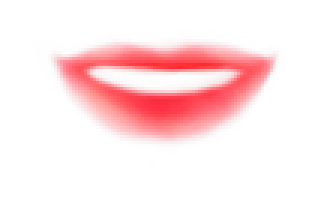
#> input picture gl/mouth.png, 105 x 67 px, found by its file name (shown 3 times larger)
$ python overlay_on_mouth_image.py
#> lines starting #> are read from the running program, lines starting #| are printed output that depends on the picture
import matplotlib.pyplot as plt
import matplotlib.image as mpimg
import numpy as np

try:
    # Try to load the actual mouth.png image
    img = mpimg.imread('/Users/visla/Downloads/forMediapipe/res/img/mouth.png')
#> img is the input picture: shape (67, 105, 4) float32; mean R, G, B, A 0.998, 0.894, 0.899, 1
    # print the alpha channel nomalized to 0~1 of this image
    if img.shape[2] == 4:  # Check if the image has an alpha channel
        alpha_channel = img[:, :, 3]  # Normalize alpha channel to 0-1
#> alpha_channel: shape (67, 105) float32; every value is 1
        red_channel = img[:, :, 0]  # Normalize red channel to 0-1
        green_channel = img[:, :, 1]  # Normalize green channel to 0-1
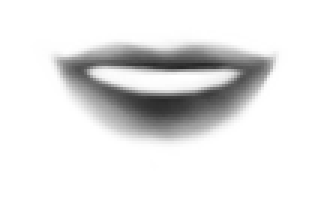
#> green_channel: shape (67, 105) float32 (shown 3 times larger); min 0.157, max 1, mean 0.894
        blue_channel = img[:, :, 2]  # Normalize blue channel to 0-1
        print("Alpha channel (normalized):", alpha_channel)
#> (printed output is left out)
        print("Red channel (normalized):", red_channel)
#> (printed output is left out)
        print("Green channel (normalized):", green_channel)
#> (printed output is left out)
        print("Blue channel (normalized):", blue_channel)
#> (printed output is left out)

    # Create figure and axis
    fig, ax = plt.subplots(figsize=(10, 8), facecolor='blue')

    # Display the image
    ax.imshow(img, extent=[0, 1, 1, 0])  # extent to normalize coordinates

    coordinates_values = [
      0.302451, 0.384169, 0.302986, 0.409377, 0.304336, 0.434977, 0.306984,
      0.460683, 0.311010, 0.486447, 0.316537, 0.511947, 0.323069, 0.536942,
      0.331312, 0.561627, 0.342011, 0.585088, 0.355477, 0.607217, 0.371142,
      0.627774, 0.388459, 0.646991, 0.407041, 0.665229, 0.426325, 0.682694,
      0.447468, 0.697492, 0.471782, 0.707060, 0.500000, 0.709867, 0.528218,
      0.707060, 0.552532, 0.697492, 0.573675, 0.682694, 0.592959, 0.665229,
      0.611541, 0.646991, 0.628858, 0.627774, 0.644523, 0.607217, 0.657989,
      0.585088, 0.668688, 0.561627, 0.676931, 0.536942, 0.683463, 0.511947,
      0.688990, 0.486447, 0.693016, 0.460683, 0.695664, 0.434977, 0.697014,
      0.409377, 0.697549, 0.384169, 0.331655, 0.354725, 0.354609, 0.331785,
      0.387080, 0.325436, 0.420446, 0.330125, 0.452685, 0.339996, 0.547315,
      0.339996, 0.579554, 0.330125, 0.612920, 0.325436, 0.645391, 0.331785,
      0.668345, 0.354725, 0.500000, 0.405156, 0.500000, 0.442322, 0.500000,
      0.480116, 0.500000, 0.517378, 0.457729, 0.542442, 0.476911, 0.546376,
      0.500000, 0.550557, 0.523089, 0.546376, 0.542271, 0.542442, 0.366597,
      0.404028, 0.385132, 0.392425, 0.428177, 0.397495, 0.442446, 0.414082,
      0.422818, 0.419177, 0.382917, 0.415929, 0.557554, 0.414082, 0.571823,
      0.397495, 0.614868, 0.392425, 0.633403, 0.404028, 0.617083, 0.415929,
      0.577182, 0.419177, 0.360880, 0.349748, 0.391440, 0.348304, 0.421788,
      0.352051, 0.451601, 0.358026, 0.548399, 0.358026, 0.578212, 0.352051,
      0.608560, 0.348304, 0.639120, 0.349748, 0.407165, 0.390906, 0.402591,
      0.420584, 0.406113, 0.405280, 0.592835, 0.390906, 0.597409, 0.420584,
      0.593887, 0.405280, 0.471223, 0.409619, 0.528777, 0.409619, 0.455607,
      0.495169, 0.544393, 0.495169, 0.441855, 0.523363, 0.558145, 0.523363,
      0.426186, 0.593516, 0.453348, 0.586128, 0.481258, 0.582594, 0.500000,
      0.584476, 0.518742, 0.582594, 0.546652, 0.586128, 0.573814, 0.593516,
      0.556544, 0.620391, 0.531320, 0.639672, 0.500000, 0.644911, 0.468680,
      0.639672, 0.443456, 0.620391, 0.433718, 0.595595, 0.466898, 0.597025,
      0.500000, 0.599883, 0.533102, 0.597025, 0.566282, 0.595595, 0.534634,
      0.610720, 0.500000, 0.616173, 0.465366, 0.610720, 0.406113, 0.405280,
      0.593887, 0.405280, 0.500000, 0.608028, 0.389259, 0.336870, 0.610740,
      0.336870, 0.386071, 0.503558, 0.613928, 0.503558]

    # Updated coordinate points from your data
    # First group: 84, 85, 86, 87, 88, 89, 90, 96, 97, 98, 99, 100
    upper_lip_points = {
        84: (0.426186, 0.593516),  # Index 168, 169
        85: (0.453348, 0.586128),  # Index 170, 171
        86: (0.481258, 0.582594),  # Index 172, 173
        87: (0.500000, 0.584476),  # Index 174, 175
        88: (0.518742, 0.582594),  # Index 176, 177
        89: (0.546652, 0.586128),  # Index 178, 179
        90: (0.573814, 0.593516),  # Index 180, 181
        96: (0.443456, 0.620391),  # Index 192, 193
        97: (0.433718, 0.595595),  # Index 194, 195
        98: (0.466898, 0.597025),  # Index 196, 197
        99: (0.500000, 0.599883),  # Index 198, 199
        100: (0.533102, 0.597025), # Index 200, 201
    }

    # Second group: 90, 91, 92, 93, 94, 95, 96, 100, 101, 102, 103, 84
    lower_lip_points = {
        90: (0.573814, 0.593516),  # Index 180, 181
        91: (0.556544, 0.620391),  # Index 182, 183
        92: (0.531320, 0.639672),  # Index 184, 185
        93: (0.500000, 0.644911),  # Index 186, 187
        94: (0.468680, 0.639672),  # Index 188, 189
        95: (0.443456, 0.620391),  # Index 190, 191
        96: (0.443456, 0.620391),  # Index 192, 193 (duplicate)
        100: (0.533102, 0.597025), # Index 200, 201
        101: (0.566282, 0.595595), # Index 202, 203
        102: (0.534634, 0.610720), # Index 204, 205
        103: (0.500000, 0.616173), # Index 206, 207
        84: (0.426186, 0.593516),  # Index 168, 169 (duplicate)
    }

    upper_lip_coordinates_idx = [84, 85, 96, 96, 85, 97, 97, 85, 86, 86, 97, 98, 86, 98, 87, 87, 98, 88,
      88, 98, 99, 88, 99, 89, 89, 99, 100, 89, 100, 90,]
    lower_lip_coordinates_idx = [90, 100, 91, 100, 91, 101, 101, 91, 92, 101, 92, 102, 102, 92, 93, 102,
      93, 94, 102, 94, 103, 103, 94, 95, 103, 95, 96, 96, 95, 84]

    all_face_coord_idx = [33, 34, 64, 64, 34, 65, 65, 34, 107, 107, 34, 35, 35, 36, 107, 107, 36,
      66, 66, 107, 65, 66, 36, 67, 67, 36, 37, 37, 67, 43,
      43, 38, 68, 68, 38, 39, 39, 68, 69, 39, 40, 108, 39, 108, 69, 69, 108, 70,
      70, 108, 41, 41, 108, 40, 41, 70, 71, 71, 41, 42,
      0, 33, 52, 33, 52, 64, 52, 64, 53, 64, 53, 65, 65, 53, 72, 65, 72, 66, 66,
      72, 54, 66, 54, 67, 54, 67, 55, 67, 55, 78, 67, 78, 43, 52, 53, 57, 53,
      72, 74, 53, 74, 57, 74, 57, 73, 72, 54, 104, 72, 104, 74, 74, 104, 73, 73,
      104, 56, 104, 56, 54, 54, 56, 55,
      68, 43, 79, 68, 79, 58, 68, 58, 59, 68, 59, 69, 69, 59, 75, 69, 75, 70,
      70, 75, 60, 70, 60, 71, 71, 60, 61, 71, 61, 42, 42, 61, 32, 61, 60, 62,
      60, 75, 77, 60, 77, 62, 77, 62, 76, 75, 77, 105, 77, 105, 76, 105, 76, 63,
      105, 63, 59, 105, 59, 75, 59, 63, 58,
      0, 52, 1, 1, 52, 2, 2, 52, 57, 2, 57, 3, 3, 57, 4, 4, 57, 109, 57, 109,
      74, 74, 109, 56, 56, 109, 80, 80, 109, 82, 82, 109, 7, 7, 109, 6, 6, 109,
      5, 5, 109, 4, 56, 80, 55, 55, 80, 78,
      32, 61, 31, 31, 61, 30, 30, 61, 62, 30, 62, 29, 29, 62, 28, 28, 62, 110,
      62, 110, 76, 76, 110, 63, 63, 110, 81, 81, 110, 83, 83, 110, 25, 25, 110,
      26, 26, 110, 27, 27, 110, 28, 63, 81, 58, 58, 81, 79,
      78, 43, 44, 43, 44, 79, 78, 44, 80, 79, 81, 44, 80, 44, 45, 44, 81, 45,
      80, 45, 46, 45, 81, 46, 80, 46, 82, 81, 46, 83, 82, 46, 47, 47, 46, 48,
      48, 46, 49, 49, 46, 50, 50, 46, 51, 51, 46, 83,
      7, 82, 84, 82, 84, 47, 84, 47, 85, 85, 47, 48, 48, 85, 86, 86, 48, 49, 49,
      86, 87, 49, 87, 88, 88, 49, 50, 88, 50, 89, 89, 50, 51, 89, 51, 90, 51,
      90, 83, 83, 90, 25,
      84, 85, 96, 96, 85, 97, 97, 85, 86, 86, 97, 98, 86, 98, 87, 87, 98, 88,
      88, 98, 99, 88, 99, 89, 89, 99, 100, 89, 100, 90,
      90, 100, 91, 100, 91, 101, 101, 91, 92, 101, 92, 102, 102, 92, 93, 102,
      93, 94, 102, 94, 103, 103, 94, 95, 103, 95, 96, 96, 95, 84,
      96, 97, 103, 97, 103, 106, 97, 106, 98, 106, 103, 102, 106, 102, 101, 106,
      101, 99, 106, 98, 99, 99, 101, 100,
      7, 84, 8, 8, 84, 9, 9, 84, 10, 10, 84, 95, 10, 95, 11, 11, 95, 12, 12, 95,
      94, 12, 94, 13, 13, 94, 14, 14, 94, 93, 14, 93, 15, 15, 93, 16, 16, 93,
      17, 17, 93, 18, 18, 93, 92, 18, 92, 19, 19, 92, 20, 20, 92, 91, 20, 91,
      21, 21, 91, 22, 22, 91, 90, 22, 90, 23, 23, 90, 24, 24, 90, 25]


    # [10 lines of commented-out code are left out]
    if False:
      for idx in upper_lip_coordinates_idx:
          x, y = (coordinates_values[2*idx]* 1280 - 502.5)/262.5, (coordinates_values[2*idx+1] * 1280 - 710)/167.5
          print(f'{idx}:{x},{y}')
          ax.plot(x, y , 'ro', markersize=4, markeredgecolor='green', markeredgewidth=1)
          ax.annotate(f'{idx}', (x, y), xytext=(2, 2), textcoords='offset points',
                    fontsize=8, color='blue', weight='bold')
    if True:
      for idx in lower_lip_coordinates_idx:
          x, y = (coordinates_values[2*idx]* 1280 - 502.5)/262.5, (coordinates_values[2*idx+1] * 1280 - 710)/167.5
          print(f'{idx}:{x},{y}')
          ax.plot(x, y , 'ro', markersize=4, markeredgecolor='green', markeredgewidth=1)
          ax.annotate(f'{idx}', (x, y), xytext=(2, 2), textcoords='offset points',
                    fontsize=8, color='blue', weight='bold')

    # [8 lines of commented-out code are left out]

    ax.set_xlim(0, 1)
    ax.set_ylim(1, 0)  # Flip Y to match image coordinates
    ax.set_title('Lip Key Points Overlaid on mouth.png')

    plt.tight_layout()
    plt.savefig('mouth_with_keypoints.png', dpi=300, bbox_inches='tight')
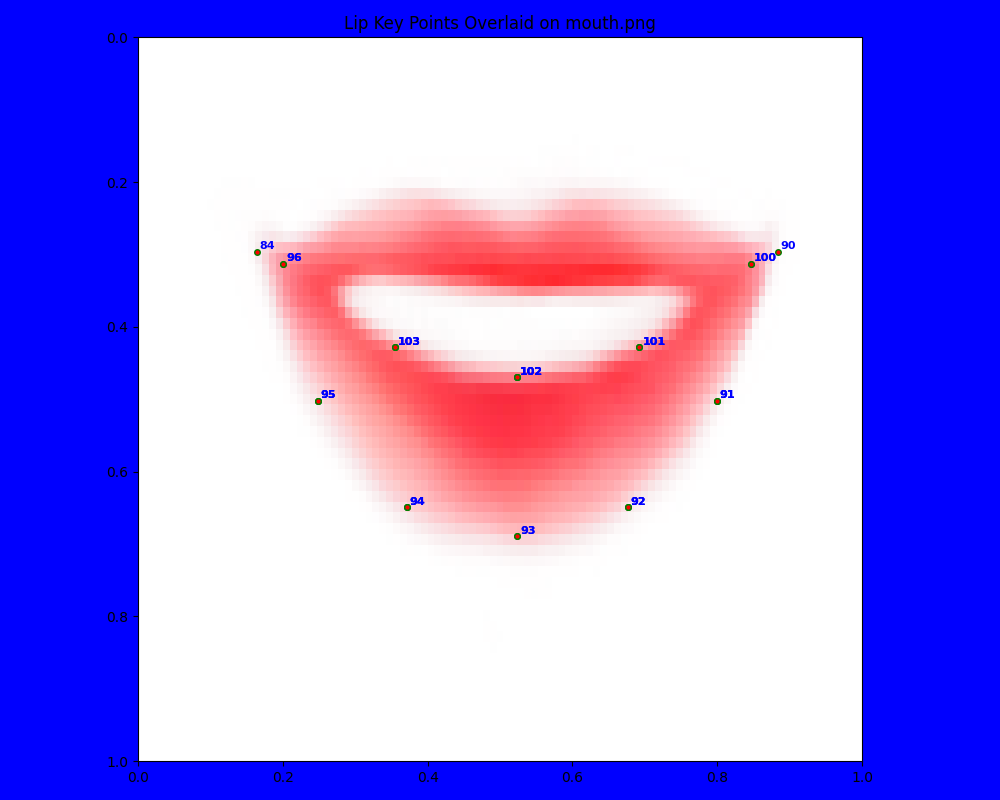
#> figure drawn by matplotlib, 1 panel
    plt.show()

except FileNotFoundError:
    print("mouth.png not found. Running coordinate visualization instead...")
    # Run the previous visualization script
    exec(open('visualize_lip_points.py').read())

$ run again, with gl/blusher.png copied over gl/mouth.png
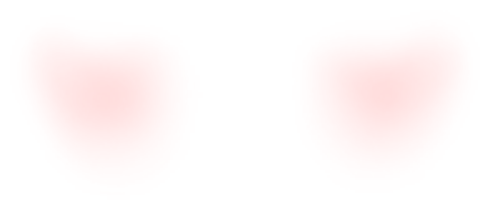
#> input picture gl/blusher.png, 489 x 209 px, found by its file name
#> img is the input picture: shape (209, 489, 4) float32; mean R, G, B, A 1, 0.978, 0.978, 1
#> alpha_channel: shape (209, 489) float32; every value is 1
#> `green_channel = img[:, :, 1]`:
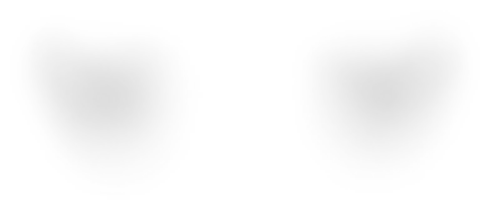
#> green_channel: shape (209, 489) float32; min 0.867, max 1, mean 0.978
#> (printed output is left out)
#> (printed output is left out)
#> (printed output is left out)
#> (printed output is left out)
#> `plt.savefig('mouth_with_keypoints.png', dpi=300, bbox_inches='tight')`:
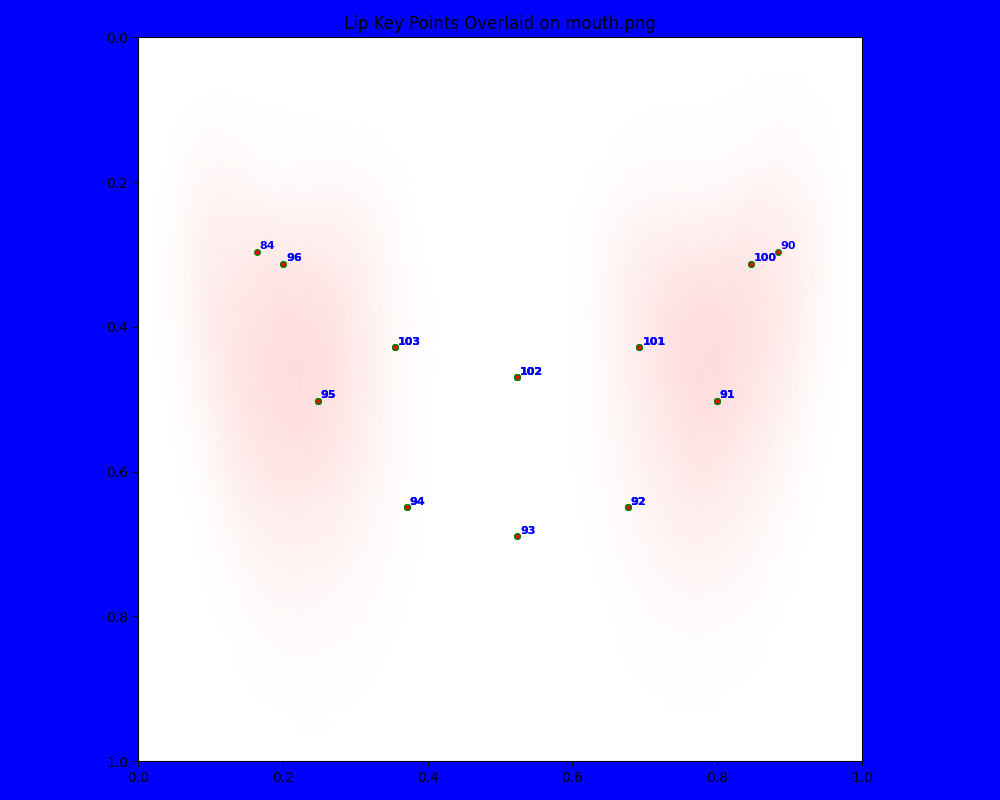
#> figure drawn by matplotlib, 1 panel

$ run again, with gl/standard_face copy.png copied over gl/mouth.png
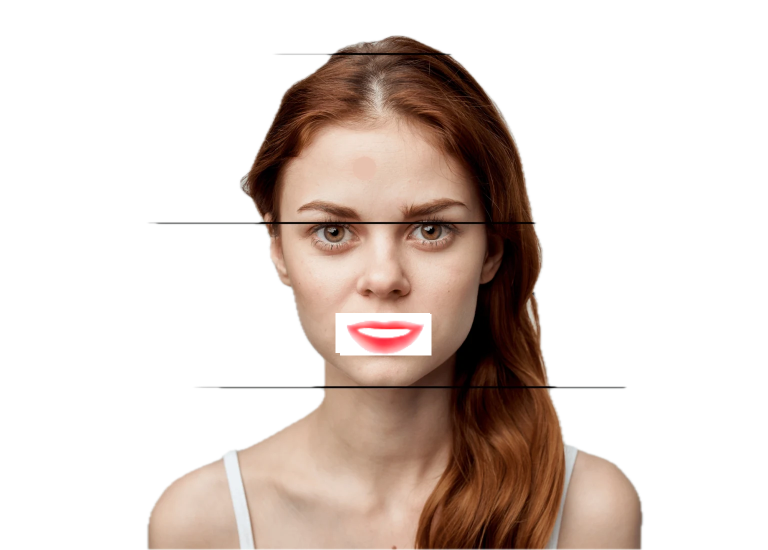
#> input picture gl/standard_face copy.png, 1536 x 1100 px, found by its file name (shown at 1/2 size)
#> img is the input picture: shape (1100, 1536, 4) float32; mean R, G, B, A 0.207, 0.16, 0.136, 0.334
#> `blue_channel = img[:, :, 2]`:
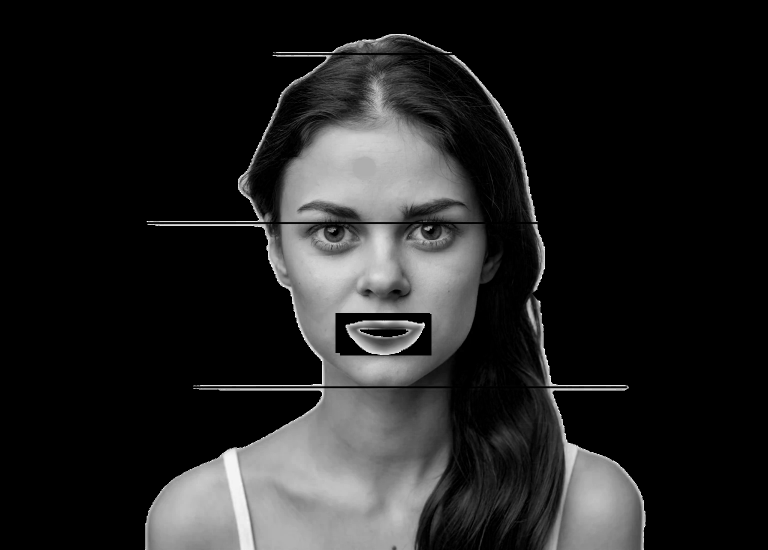
#> blue_channel: shape (1100, 1536) float32 (shown at 1/2 size); min 0, max 1, mean 0.136
#> (printed output is left out)
#> (printed output is left out)
#> (printed output is left out)
#> (printed output is left out)
#> `plt.savefig('mouth_with_keypoints.png', dpi=300, bbox_inches='tight')`:
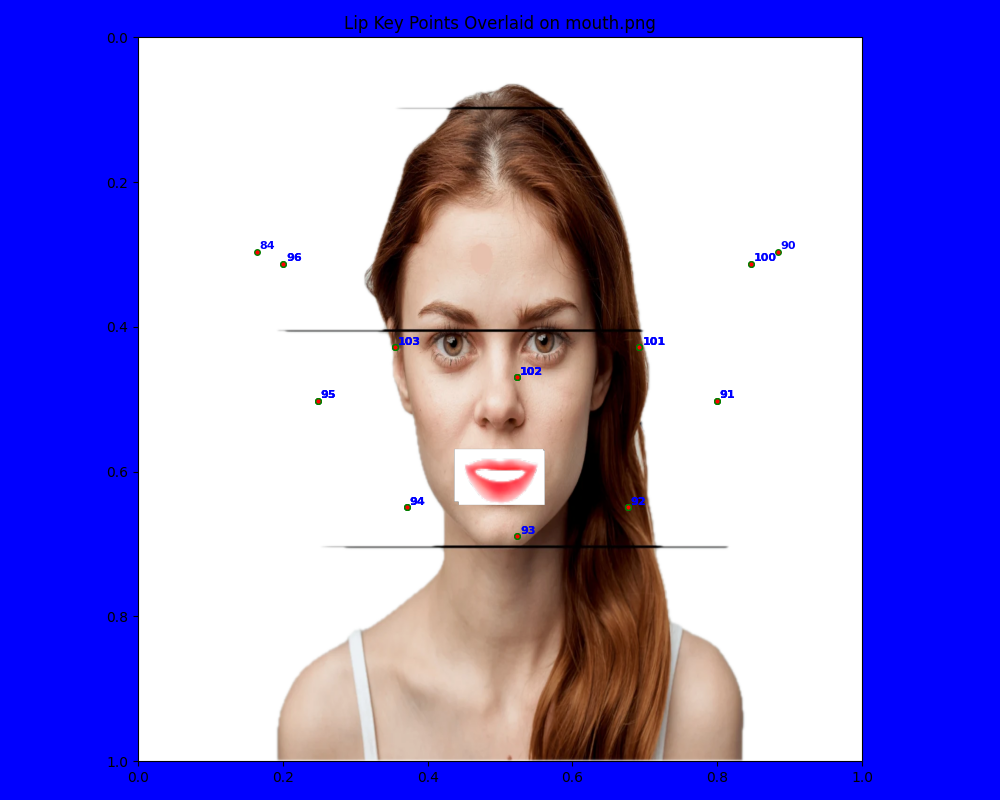
#> figure drawn by matplotlib, 1 panel
